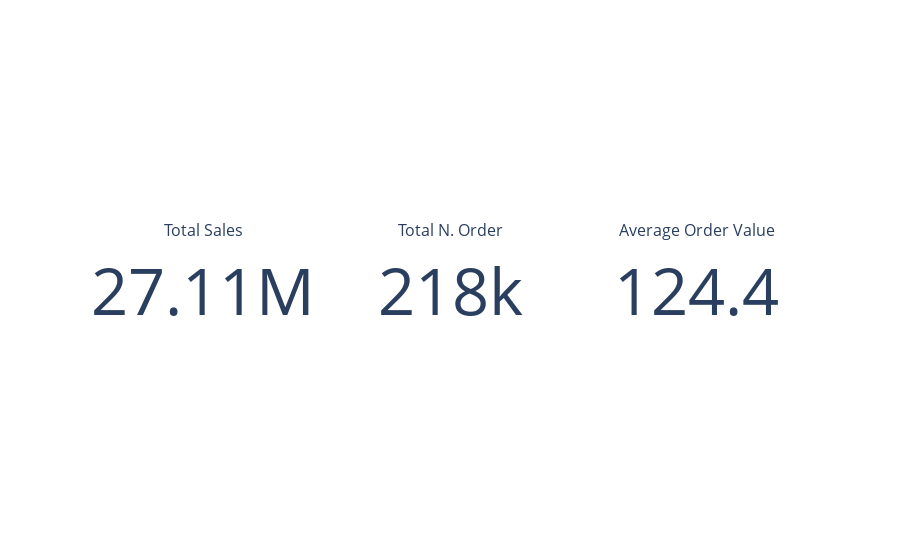

Notebook code cell kept with this figure:
### Markdown cell above
# Analysis

## Sales

### Code cell
income = df['Total price (unit price x product quantity)'].sum()
n_order = len(df['Order Id'].unique())
avg_order_value = income/n_order

fig = go.Figure()

font_size = 65

fig.add_trace(go.Indicator(
    mode = "number",
    value = income,
    number_font_size = font_size,
    title = {"text": "Total Sales"},
    domain = {'x': [0, 1/3], 'y': [0, 1]},))

fig.add_trace(go.Indicator(
    mode = "number",
    value = n_order,
    number_font_size = font_size,
    title = {"text": "Total N. Order"},
    domain = {'x': [1/3, 2/3], 'y': [0, 1]}))

fig.add_trace(go.Indicator(
    mode = "number",
    value = avg_order_value,
    number_font_size = font_size,
    title = {"text": "Average Order Value"},
    domain = {'x': [2/3, 1], 'y': [0, 1]}))

fig.show()

### Figure 1 — Plotly figure (JSON) as saved in the notebook; plotly's stock layout.template omitted (floating-point values rounded to 4 significant figures)
{"data": [{"domain": {"x": [0, 0.3333], "y": [0, 1]}, "mode": "number", "number": {"font": {"size": 65}}, "title": {"text": "Total Sales"}, "type": "indicator", "value": 27110000.0}, {"domain": {"x": [0.3333, 0.6667], "y": [0, 1]}, "mode": "number", "number": {"font": {"size": 65}}, "title": {"text": "Total N. Order"}, "type": "indicator", "value": 217988}, {"domain": {"x": [0.6667, 1], "y": [0, 1]}, "mode": "number", "number": {"font": {"size": 65}}, "title": {"text": "Average Order Value"}, "type": "indicator", "value": 124.4}], "layout": {}}
